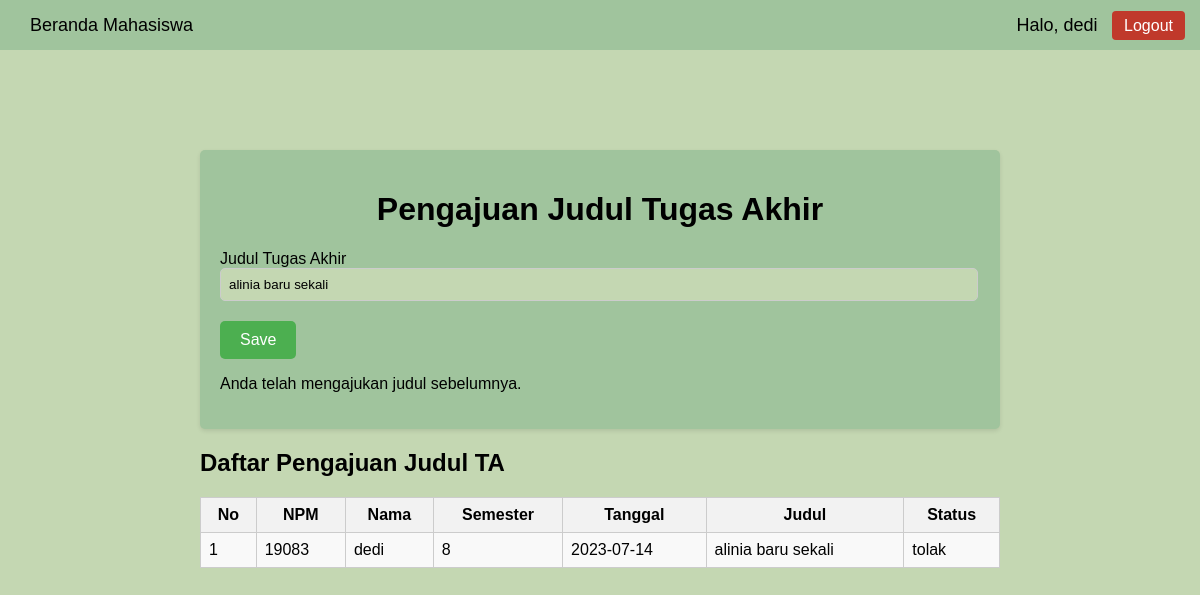
Screenshot of /mahasiswa.php (signed in) with the database file from the repository.
### tables this page shows
CREATE TABLE `users` (
  `id_users` int(11) NOT NULL,
  `npm` int(11) DEFAULT NULL,
  `password` varchar(255) NOT NULL,
  `nama` varchar(255) NOT NULL,
  `semester` int(11) DEFAULT NULL,
  `level` int(11) NOT NULL DEFAULT 0
);

CREATE TABLE `pengajuan` (
  `id_pengajuan` int(11) NOT NULL,
  `id_users` int(11) NOT NULL,
  `judul` varchar(255) NOT NULL,
  `id_status` int(255) NOT NULL DEFAULT 4,
  `tanggal` date NOT NULL DEFAULT current_timestamp()
);

CREATE TABLE `status` (
  `id_status` int(11) NOT NULL,
  `nama_status` varchar(255) DEFAULT NULL
);

### mahasiswa.php (the view, shortened to what this page needs)
<?php
$pdo = pdo_connect_mysql();
$msg = '';
$npm = $_SESSION['npm'];
$stmt = $pdo->prepare('SELECT * FROM users WHERE npm = ?');
$stmt->execute([$npm]);
$user = $stmt->fetch(PDO::FETCH_ASSOC);
$nama = $user['nama'];
$id_users = $_SESSION['id_users'];
$stmt = $pdo->prepare('SELECT pengajuan.*, users.npm, users.nama, users.semester, status.nama_status
                      FROM pengajuan
                      JOIN users ON pengajuan.id_users = users.id_users
                      JOIN status ON pengajuan.id_status = status.id_status
                      WHERE pengajuan.id_users = ?
                      ORDER BY pengajuan.tanggal DESC');
$stmt->execute([$id_users]);
$pengajuan = $stmt->fetchAll(PDO::FETCH_ASSOC);
if (!empty($_POST)) {
    $judul = isset($_POST['judul']) ? $_POST['judul'] : '';
    if ($pengajuan) {
        $id_pengajuan = $pengajuan[0]['id_pengajuan'];
        $stmt = $pdo->prepare('UPDATE pengajuan SET judul = ? WHERE id_pengajuan = ?');
        $stmt->execute([$judul, $id_pengajuan]);
    } else {
        $stmt = $pdo->prepare('INSERT INTO pengajuan (id_users, judul, id_status) VALUES (?, ?, 4)');
        $stmt->execute([$id_users, $judul]);
    }
    header('Location: mahasiswa.php');
    exit();
} else {
    $msg = 'Anda telah mengajukan judul sebelumnya.';
}
?>
<!DOCTYPE html>
<html lang="en">
<head>
    <link rel="stylesheet" type="text/css" href="css/style_mhs.css">
</head>
<body>
    <nav class="navbar">
        <div class="navbar-left">
            <span class="navbar-brand">Beranda Mahasiswa</span>
        </div>
        <div class="navbar-right">
            <span class="username">Halo, <?php echo $nama; ?></span>
            <a href="logout.php" class="logout-btn">Logout</a>
        </div>
    </nav>
    <div class="container">
        <div class="card">
            <h1>Pengajuan Judul Tugas Akhir</h1>
            <?php if (!$pengajuan) : ?>
            <form action="mahasiswa.php" method="POST">
                <div class="form-group">
                    <label for="judul">Judul Tugas Akhir</label>
                    <input type="text" id="judul" name="judul" required>
                </div>
                <button type="submit">Ajukan</button>
            </form>
            <?php else : ?>
            <form id="formUpdate" action="mahasiswa.php" method="POST">
                <div class="form-group">
                    <label for="judul">Judul Tugas Akhir</label>
                    <input type="text" id="judul" name="judul" required value="<?= $pengajuan[0]['judul'] ?>">
                </div>
                <button type="submit" name="save">Save</button>
            </form>
            <p><?= $msg ?></p>
            <?php endif; ?>
        </div>
        <h2>Daftar Pengajuan Judul TA</h2>
        <table>
            <tr>
                <th>No</th>
                <th>NPM</th>
                <th>Nama</th>
                <th>Semester</th>
                <th>Tanggal</th>
                <th>Judul</th>
                <th>Status</th>
            </tr>
            <?php foreach ($pengajuan as $index => $row) : ?>
            <tr>
                <td><?= $index + 1 ?></td>
                <td><?= $row['npm'] ?></td>
                <td><?= $row['nama'] ?></td>
                <td><?= $row['semester'] ?></td>
                <td><?= $row['tanggal'] ?></td>
                <td><?= $row['judul'] ?></td>
                <td><?= $row['nama_status'] ?></td>
            </tr>
            <?php endforeach; ?>
        </table>
    </div>
</body>
</html>

### css/style_mhs.css (style rules this page uses)
body { margin: 0; padding: 0; font-family: Arial, sans-serif; background-color: #C4D7B2; }
.navbar { background-color: #A0C49D; color: #fff; height: 50px; }
.navbar-left { float: left; padding: 15px; }
.navbar-right { float: right; padding: 15px; }
.navbar-brand { color: #000000; font-size: 18px; text-decoration: none; padding: 15px; }
.username { color: #000000; font-size: 18px; text-decoration: none; }
.container { max-width: 800px; margin: 0 auto; padding: 20px; }
.card { margin-top: 10%; background-color: #A0C49D; border-radius: 5px; padding: 20px; box-shadow: 0 2px 4px rgba(0, 0, 0, 0.1); }
h1 { text-align: center; }
.form-group { margin-bottom: 20px; margin-right: 20px; }
label { display: block; color: #000000; }
input[type="text"] { width: 100%; padding: 8px; border: 1px solid #ccc; border-radius: 5px; background-color: #C4D7B2; }
button[type="submit"] { background-color: #4CAF50; color: white; padding: 10px 20px; border: none; cursor: pointer; font-size: 16px; border-radius: 5px; }
.username { margin-right: 10px; }
.logout-btn { color: #fff; background-color: #c0392b; padding: 6px 12px; border-radius: 4px; text-decoration: none; }
table { width: 100%; border-collapse: collapse; }
table th, table td { padding: 8px; border: 1px solid #ccc; }
table th { background-color: #f2f2f2; font-weight: bold; }
table tr:nth-child(even) { background-color: #f9f9f9; }

### rows the page displays
users: nama "dedi"
pengajuan: judul "alinia baru sekali", id_users.npm "19083", id_users.nama "dedi", id_users.semester "8", tanggal "2023-07-14", id_status.nama_status "tolak"

### other values shown
$msg "Anda telah mengajukan judul sebelumnya."
